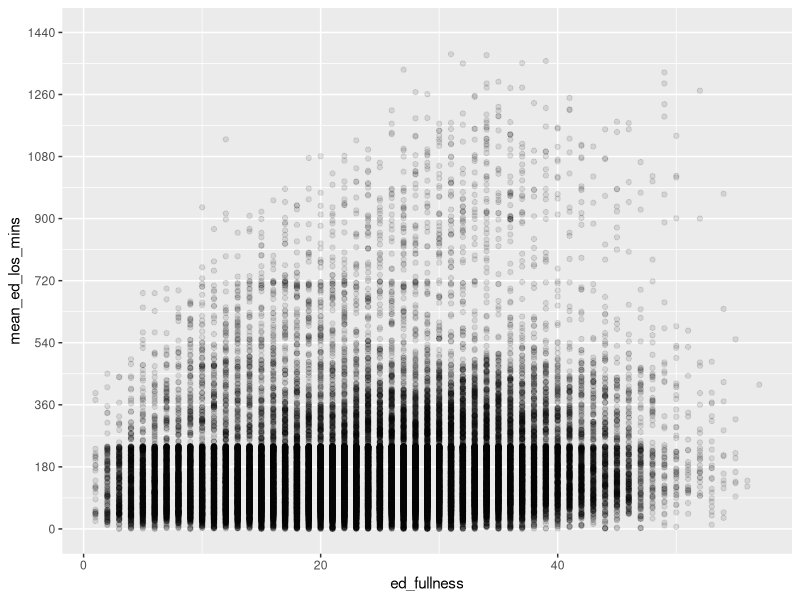
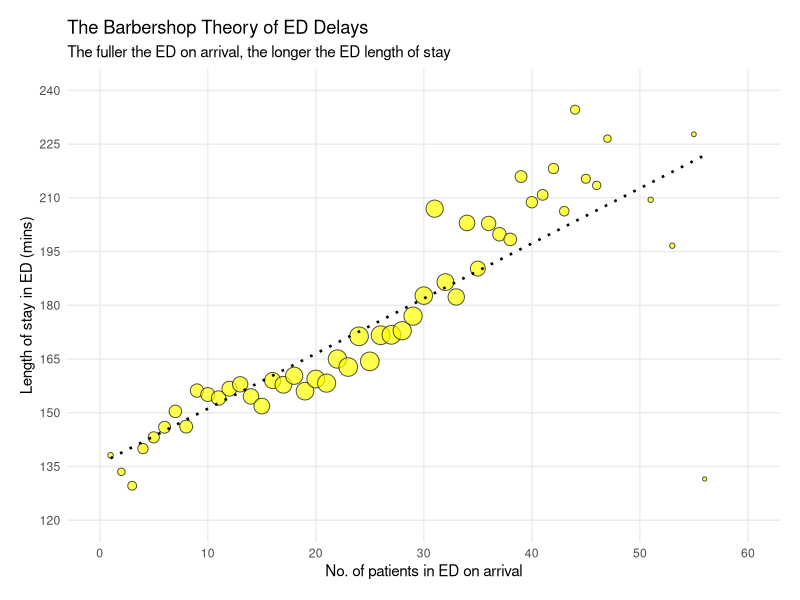

Generate these figures, in order, with R:

# Case Study No. 1 - The Barbershop Theory of ED Delays -------------------


# Step 0 - load the packages ----------------------------------------------

library(readxl)
library(tidyverse)


# Step 1 - import the data ------------------------------------------------

df_ed_duration_extract <-
  read_xlsx("data/01_ed_duration_extract.xlsx")


# Step 2 - create a dataframe of unique arrival_datetimes -----------------

df_unique_arrival_times <-
  df_ed_duration_extract |> 
  filter(arrival_datetime >= as.POSIXct('2014-09-29 00:00',
                                            tz = "UTC")) |> 
  group_by(arrival_datetime) |> 
  summarize(no_of_attendances = n()) |> 
  rename(unique_arrival_datetime = arrival_datetime) |> 
  select(unique_arrival_datetime) |> 
  arrange(unique_arrival_datetime)


# Step 3 - find the ED fullness values for each unique arrival time -------

df_ed_fullness_values <-
  df_unique_arrival_times |> 
  left_join(df_ed_duration_extract,
            join_by(unique_arrival_datetime >= arrival_datetime,
                    unique_arrival_datetime < departure_datetime)) |> 
  group_by(unique_arrival_datetime) |> 
  summarize(ed_fullness = n()) |> 
  arrange(ed_fullness)


# Step 4 - find the mean ED los_mins values for each unique arrival time --

df_ed_mean_los_mins <-
  df_ed_duration_extract |> 
  filter(arrival_datetime >= as.POSIXct('2014-09-29 00:00',
                                        tz = "UTC")) |> 
  group_by(arrival_datetime) |> 
  summarize(mean_ed_los_mins = mean(los_mins))


# Step 5 - join the ED los_mins values to the ED_fullness values ----------

df_final <-
  df_ed_fullness_values |> 
  left_join(df_ed_mean_los_mins,
            join_by(unique_arrival_datetime == arrival_datetime))


# Step 6 - draw a massive scatterplot -------------------------------------

ggplot(data = df_final) +
  aes(x = ed_fullness,
      y = mean_ed_los_mins) +
  geom_point(alpha = 0.1) +
  scale_y_continuous(limits = c(0, 1440),
                     breaks = seq(0, 1440, 180))


# Step 7 - summarize the df_final data ------------------------------------

df_final_x <-
  df_final |> 
  group_by(ed_fullness) |> 
  summarize(mean_ed_los_mins = mean(mean_ed_los_mins),
            no_of_arrivals = n())


# Step 8 - draw a bubbleplot using the summarized data --------------------

ggplot(data = df_final_x) +
  aes(x = ed_fullness,
      y = mean_ed_los_mins,
      size = no_of_arrivals) +
  geom_point(pch = 21,
             fill = "yellow",
             colour = "black",
             alpha = 0.7) +
  geom_smooth(data = df_final_x |> 
              filter(ed_fullness < 60),
                method = lm, 
              se = FALSE, 
              colour ="black",
              linetype = "dotted",
              linewidth = 0.9) +
  scale_x_continuous(limits = c(0, 60),
                     breaks = seq(0, 60, 10)) +
  scale_y_continuous(limits = c(120, 240),
                     breaks = seq(120, 240, 15)) +
  labs(title = "The Barbershop Theory of ED Delays",
       subtitle = "The fuller the ED on arrival, the longer the ED length of stay",
       x = "No. of patients in ED on arrival",
       y = "Length of stay in ED (mins)") +
  theme_minimal() +
  theme(legend.position = "none") +
  theme(panel.grid.minor.x = element_blank(),
        panel.grid.minor.y = element_blank(),
        plot.margin = unit(c(0.5,0.5,0.5,0.5), "cm"))

        